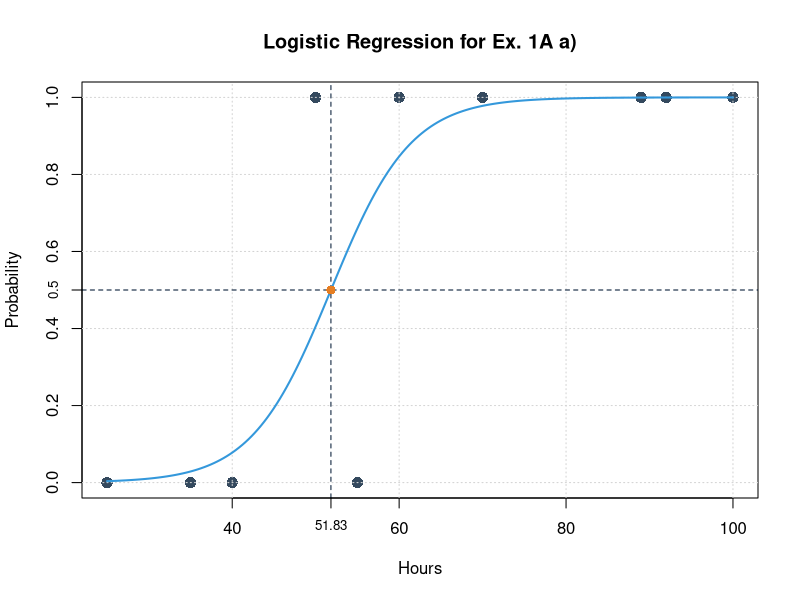

The R script that drew this image:
setwd("C:\\Users\\rysio\\Desktop\\Informatyka\\R\\DataMining\\Project\\Plots")
# subpoint a)
# --------- Defining data --------------
# x <-> Hours and y <-> Results
x <- c(25, 35, 40, 50, 55, 60, 70, 89, 92, 100)
y <- c(0, 0, 0, 1, 0, 1, 1, 1, 1, 1)

# Defining colors
# --- series 1 ---
col_points <- "#34495E"      # charcoal
col_curve <- "#3498DB"       # light blue
col_threshold <- "#E67E22"   # warm orange
col_grid_05 <- "#001733"     # black with blue accent

# Number of elements
n <- 200

# ---------- Regression ----------------
# Fit logistic regression model
m <- glm(y ~ x, family = binomial)

# Print to summerize model
print(summary(m))
print(exp(coef(m)))

# Create dense x sequence for smooth curve
x_seq <- seq(min(x), max(x), length.out = n)

# Predict probabilities directly
P_smooth <- predict(m, newdata = data.frame(x = x_seq), type = "response")

png('plot1Aa.png', width = 1500, height = 1500, res = 150, type = "cairo", bg="white")
# ---------- Plot -------------------
plot(x, y, pch = 16, cex = 1.5, col = col_points,
     xlab = "Hours", ylab = "Probability",
     main = "Logistic Regression for Ex. 1A a)",
     ylim = c(0, 1),
     xlim = c(min(x), max(x)))
grid()

# Coef to extract model coeficients
coefs <- coef(m)

# Calc for x for y = 0.5
x_05 <- -coefs[1] / coefs[2]

lines(x_seq, P_smooth, col = col_curve, lwd = 2)
# Y axis
abline(h = 0.5, col=col_grid_05, lwd = 1, lty = 2)
axis(2, at = 0.5, cex.axis = 0.8)
# X axis
abline(v = x_05, col=col_grid_05, lwd = 1, lty = 2)
axis(1, at = round(x_05, digits = 2), cex.axis = 0.8, padj = -0.4)

points(x_05, 0.5, pch = 16, cex = 1.2, col = col_threshold)
dev.off()
